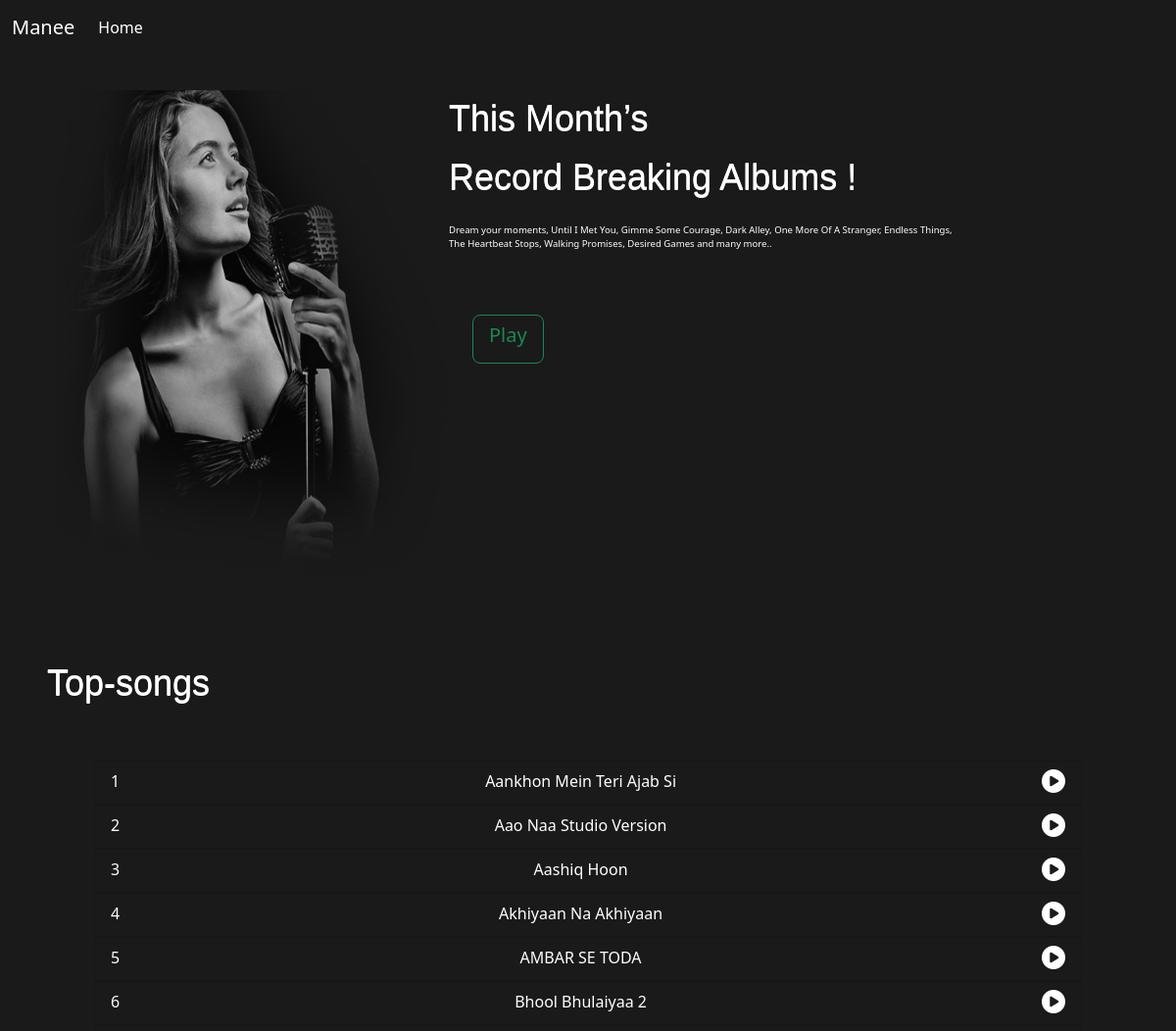
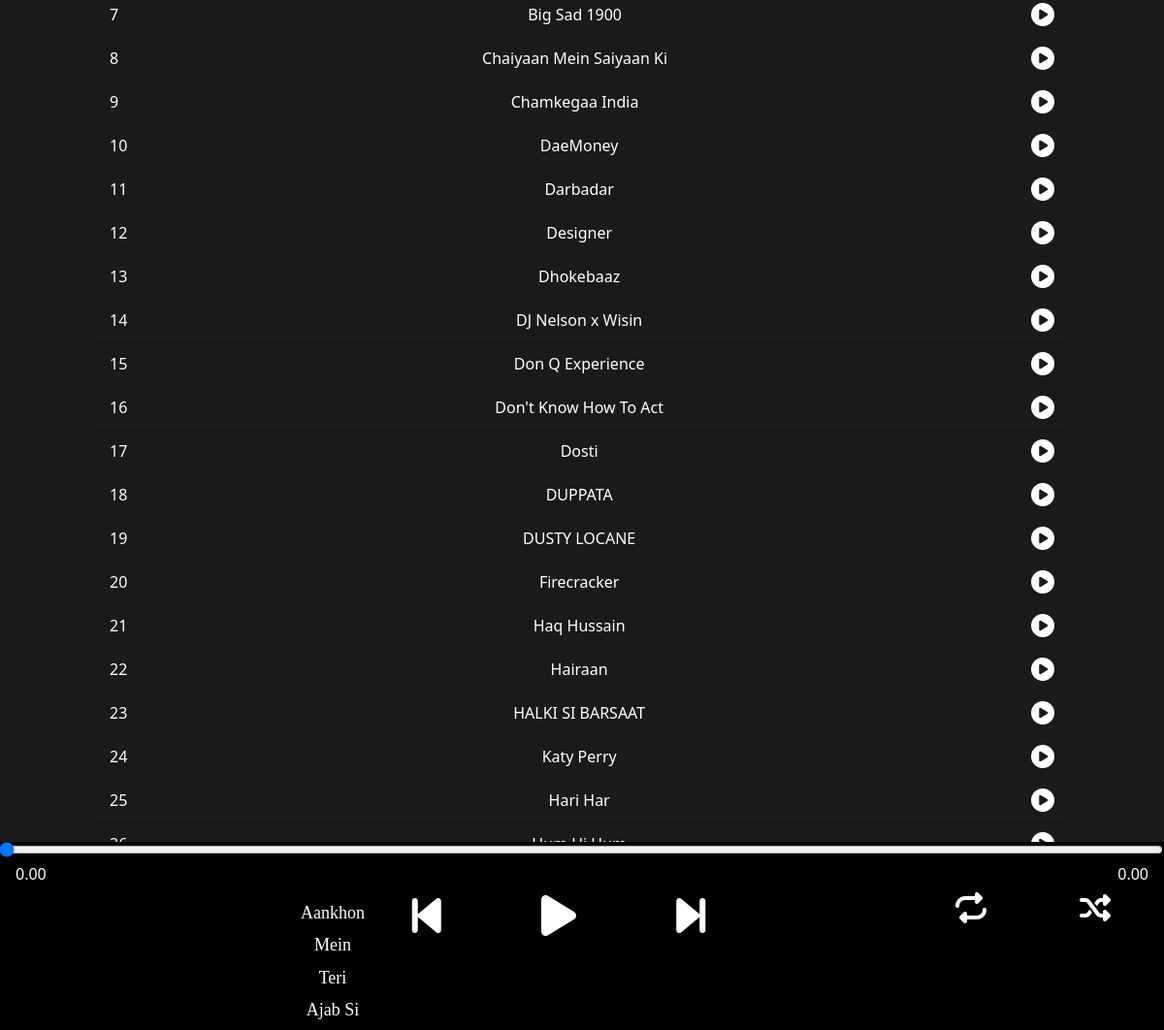
Page /songtype/Romantic on the committed database (2 pictures, top to bottom).
### player/models.py (models this page shows, shortened)
class songs(models.Model):
    song_id=models.AutoField
    name=models.CharField(max_length=100 , default='')
    language=models.CharField(max_length=200,default='Hindi')
    singername=models.CharField(max_length=200,default='Mika')
    movie=models.CharField(max_length=500,default='unknown')
    type1=models.CharField(max_length=200,default='Romantic')
    image=models.ImageField(upload_to="images",default='images/banner.png')
    song=models.FileField( upload_to="songs",default="")

### player/views.py (the view)
# urls.py: path('songtype/<type2>',views.playsongtype,name='songplaytype'),
def playsongtype(request,type2):
    song=songs.objects.filter(type1=type2)
    params={'songs':song}
    return render(request,'genre.html',params)

### player/templates/genre.html (shortened to what this page needs)
<!doctype html>
{% load static %}
<html lang="en">
<head>
    <link href="https://cdn.jsdelivr.net/npm/bootstrap@5.2.0-beta1/dist/css/bootstrap.min.css" rel="stylesheet"
>
    <link rel="stylesheet" href="{% static 'song.css'%}">
    <link rel="stylesheet" href="{% static 'ap.css'%}">
</head>
<body>
    <nav class="navbar navbar-expand-lg" id="navbar">
        <div class="container-fluid">
            <a class="navbar-brand" href="/">Manee</a>
            <div class="collapse navbar-collapse" id="navbarSupportedContent">
                <ul class="navbar-nav me-auto mb-2 mb-lg-0">
                    <li class="nav-item">
                        <a class="nav-link active" aria-current="page" href="/">Home</a>
                    </li>
                </ul>
            </div>
        </div>
    </nav>
    <div class="container pto-4" id="top-info">
        <div class="clearfix">
            <img src="{% static 'banner.png'%}" class="float-md-start mb-3 ms-md-3" id="top-info-image" alt="...">
            <p class="sizeh-50">This Month’s<br>
                Record Breaking Albums !</p>
            <p class="fso-5">
                Dream your moments, Until I Met You, Gimme Some Courage, Dark Alley, One More Of A Stranger, Endless
                Things, <br>The Heartbeat Stops, Walking Promises, Desired Games and many more..</p>
            <button type="button" class="btn btn-outline-success btn-lg meo-3 mto-5" id="playme">
                <h5>Play</h5></button>
        </div>
    </div>
    <div class="mo-2" id="songlist">
        <div class="peo-5 pso-5">
                <div class="col-7 text-start">
                    <h3 class="sizeh-50 d-inline">Top-songs</h3>
                </div>
        </div>
        <div class="pb-5 pt-5">
            <ul class="list-group list-group-flush mos-3 ">
                {% for i in songs%}
                <div class="yy">
                    <li class="list-group-item  text-dark mo-3 d-flex justify-content-between">
                        <div style="color:white;">{{forloop.counter}}</div>
                        <div style="color:white;">{{i.name}}</div>
                        <div><i class="fas fa-play-circle hh" id={{i.id}}></i></div>
                    </li>
                </div>
                {% endfor %}
            </ul>
        </div>
    </div>
    <div class="p-5"></div>
    <div class="fixed-botom justify-content-center" id="foot">
        <div class="d-flex-row">
            <div>
                <input type="range" name="range" min="0" max="100" value="0" id='my'>
            </div>
            <div class="pe-3 ps-3">
                <div class="row">
                    <div class="col-7 text-start">
                        <h3 class="fs-6"><span id="songcurrentduration" class="fs-6">0.00</span></h3>
                    </div>
                    <div class="col-5 text-end" style="right: 0;">
                        <h3 class="fs-6"><span id="songduration" class="fs-6">0.00</span></h3>
                    </div>
                </div>
            </div>
        </div>
        <div class="container-fluid justify-content-between d-flex">
            <div class=" d-flex col-md-3">
                <h3 class="fso-6 text-center" style=""><span id="songname"></span></h3>
            </div>
            <div class="d-flex col-md-6 justify-content-center controls" style="">
                <i class="fa-solid fa-backward-step mo-3 pso-5 fao-2x" id="previous"></i>
                <i class="fa-solid fa-play mo-3 fao-2x" id="play"></i>
                <i class="fa-solid fa-forward-step mo-3  fao-2x" id="next"></i>
            </div>
            <div class=" d-flex justify-content-center col-md-3">
                <i class="fa-solid fa-repeat mo-3 pso-5 faoo-2x"></i>
                <i class="fa-solid fa-shuffle mo-3  me-5 faoo-2x"></i>
            </div>
        </div>
    </div>
</body>
</html>

### static/song.css (style rules this page uses)
body { background-color: rgba(0, 0, 0, 0.898); color: white; }
#navbar a { color: white; }
.list-group-item { background-color: transparent; }
.fa-play-circle { position: relative; font-size: 2vw; display: inline; position: relative; color: white; }

### static/ap.css (style rules this page uses)
* { margin: 0; padding: 0; font-family: Font Awesome 5 Brands; }
.fa-play-circle { position: relative; font-size: 2vw; display: inline; position: relative; color: white; }
a { text-decoration: none; color: white; }
#play { padding: 0 0.6vw; }
#my { width: 100%; margin: -0.1vw; top: -0.2vw; position: relative; }
#songname { position: relative; display: inline; font-size: 1.5vw; font-family: cursive; left: 2vw; }
#songcurrentduration { display: inline; position: relative; font-size: 1.3vw; z-index: 3; }
#songduration { display: inline; position: relative; font-size: 1.3vw; z-index: 3; }
body { background-color: rgba(0, 0, 0, 0.898); color: white; }
.sizeh-50 { font-size: 36px; line-height: 60px; font-weight: normal; color: white; font-family: 'Hammersmith One', sans-serif; text-shadow: 0 -1px 0 white; position: relative; font-family: 'Questrial', sans-serif; }
#top-info-image { height: 500px; width: 400px; }
#navbar a { color: white; }
.list-group-item { background-color: transparent; }
.pto-4 { padding-top: 3vw; }
.meo-3 { margin-left: 2vw; }
.mo-2 { margin-top: 5vw; margin-bottom: 2vw; }
.mto-5 { margin-top: 4vw; }
#top-info .fso-5 { font-size: 0.8vw; }
.mos-3 { margin-left: 3rem; margin-right: 3rem; }
.mo-3 { margin-left: 3rem; margin-right: 3rem; }
.fixed-botom { position: fixed; right: 0; bottom: 0; left: 0; z-index: 1030; }
.fao-2x { font-size: 3em; }
.faoo-2x { font-size: 2em; }
.pso-5 { padding-left: 3rem; }
.peo-5 { padding-right: 3rem; }
.controls { position: relative; left: -4vw; }
#foot { background-color: rgb(0, 0, 0); }

### rows in the picture
songs: name "Aankhon Mein Teri Ajab Si"
songs: name "Aao Naa Studio Version"
songs: name "Aashiq Hoon"
songs: name "Akhiyaan Na Akhiyaan"
songs: name "AMBAR SE TODA"
songs: name "Bhool Bhulaiyaa 2"
songs: name "Big Sad 1900"
songs: name "Chaiyaan Mein Saiyaan Ki"
songs: name "Chamkegaa India"
songs: name "DaeMoney"
songs: name "Darbadar"
songs: name "Designer"
songs: name "Dhokebaaz"
songs: name "DJ Nelson x Wisin"
songs: name "Don Q Experience"
songs: name "Don't Know How To Act"
songs: name "Dosti"
songs: name "DUPPATA"
songs: name "DUSTY LOCANE"
songs: name "Firecracker"
songs: name "Haq Hussain"
songs: name "Hairaan"
songs: name "HALKI SI BARSAAT"
songs: name "Katy Perry"
songs: name "Hari Har"
